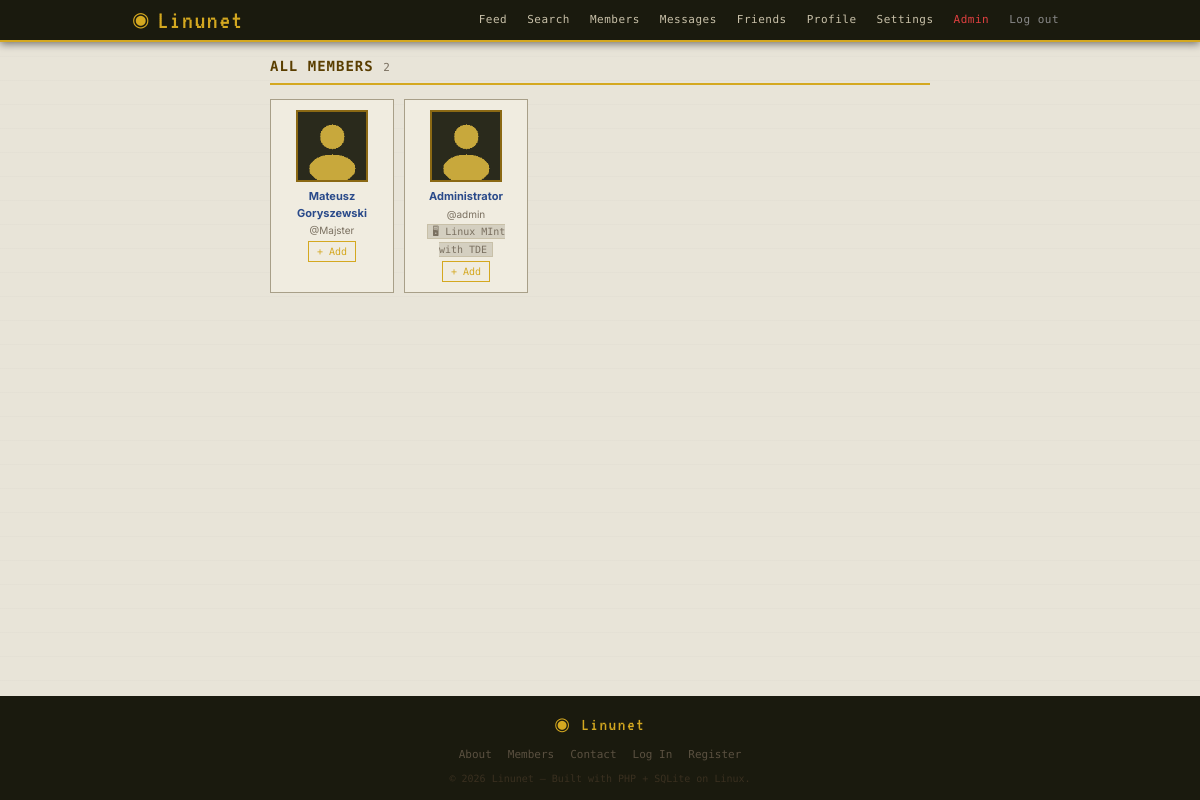
/members.php (signed in), run on the app's committed database.
### tables this page shows
CREATE TABLE users (
        id INTEGER PRIMARY KEY AUTOINCREMENT,
        username TEXT UNIQUE NOT NULL,
        email TEXT UNIQUE NOT NULL,
        password_hash TEXT NOT NULL,
        full_name TEXT NOT NULL,
        bio TEXT DEFAULT '',
        avatar TEXT DEFAULT 'default.png',
        favorite_os TEXT DEFAULT '',
        interests TEXT DEFAULT '',
        birthdate TEXT DEFAULT '',
        post_privacy TEXT DEFAULT 'public',
        is_admin INTEGER DEFAULT 0,
        created_at DATETIME DEFAULT CURRENT_TIMESTAMP
    );

### members.php (the view, shortened to what this page needs)
<?php
$db = getDB();
$page = max(1, (int)($_GET['p'] ?? 1));
$perPage = 24;
$offset = ($page - 1) * $perPage;
$total = $db->query("SELECT COUNT(*) FROM users")->fetchColumn();
$members = $db->query("SELECT id,username,full_name,avatar,favorite_os,interests,created_at FROM users ORDER BY created_at DESC LIMIT $perPage OFFSET $offset")->fetchAll();
include 'tpl_header.php';
?>
<div class="layout-single">
  <h2>All Members <span class="count"><?= number_format($total) ?></span></h2>
  <div class="members-grid">
    <?php foreach ($members as $u): ?>
    <div class="member-card">
      <a href="profile.php?u=<?= htmlspecialchars($u['username']) ?>">
        <img src="uploads/avatars/<?= htmlspecialchars($u['avatar']) ?>" class="avatar-lg" alt="">
        <p class="member-card-name"><?= htmlspecialchars($u['full_name']) ?></p>
        <p class="muted small">@<?= htmlspecialchars($u['username']) ?></p>
      </a>
      <?php if ($u['favorite_os']): ?><span class="tag">🖥 <?= htmlspecialchars($u['favorite_os']) ?></span><?php endif; ?>
      <a href="friend_action.php?action=add&id=<?= $u['id'] ?>" class="btn-add mt">+ Add</a>
    </div>
    <?php endforeach; ?>
  </div>
</div>
<?php include 'tpl_footer.php'; ?>

### style.css (style rules this page uses)
:root { --bg: #e8e4d8; --bg2: #d4cfc0; --white: #f5f2ea; --panel: #f0ece0; --border: #a89f88; --border2: #c8c0a8; --text: #1a1a0e; --text2: #4a4438; --muted: #7a7060; --link: #2a4a8a; --link-hover: #1a3060; --accent: #5a3e00; --accent2: #8b6914; --green: #1a5c1a; --red: #8b1a1a; --topbar-bg: #1a1a0e; --topbar-text: #c8c0a8; --topbar-acc: #d4a820; --topbar-h: 42px; --radius: 0px; --max-w: 960px; }
*, *::before, *::after { box-sizing: border-box; margin: 0; padding: 0; }
html { scroll-behavior: smooth; }
body { font-family: 'Inter', Tahoma, Verdana, sans-serif; font-size: 12px; background: var(--bg); color: var(--text); line-height: 1.5; background-image: repeating-linear-gradient( 0deg, transparent, transparent 23px, rgba(0,0,0,0.03) 24px ); min-height: 100vh; display: flex; flex-direction: column; }
a { color: var(--link); text-decoration: none; }
img { display: block; }
.layout-single { max-width: 660px; margin: 0 auto; }
.avatar-lg { width: 72px; height: 72px; object-fit: cover; border: 2px solid var(--border); }
.tag { font-size: 10px; color: var(--muted); font-family: 'Share Tech Mono', monospace; background: var(--bg2); padding: 1px 5px; border: 1px solid var(--border2); }
.members-grid { display: grid; grid-template-columns: repeat(auto-fill, minmax(110px, 1fr)); gap: 10px; margin-bottom: 16px; }
.member-card { background: var(--panel); border: 1px solid var(--border); padding: 10px; text-align: center; transition: border-color 0.15s; }
.member-card img { margin: 0 auto 6px; border-color: var(--accent2); }
.member-card-name { font-size: 11px; font-weight: 700; margin-bottom: 2px; }
.mt { margin-top: 5px; }
.btn-add { display: inline-block; background: transparent; color: var(--topbar-acc); border: 1px solid var(--topbar-acc); padding: 2px 8px; font-size: 10px; font-family: 'Share Tech Mono', monospace; cursor: pointer; text-decoration: none; margin-top: 3px; }
.muted { color: var(--muted); }
.small { font-size: 10px; }
.count { color: var(--muted); font-weight: 400; font-size: 11px; }
h2 { font-family: 'Share Tech Mono', monospace; font-size: 14px; text-transform: uppercase; letter-spacing: 1px; color: var(--accent); border-bottom: 2px solid var(--topbar-acc); padding-bottom: 6px; margin-bottom: 14px; }
html { height: 100%; }
body { min-height: 100vh !important; display: flex !important; flex-direction: column !important; }

### data on the page
users: avatar (placeholder picture), full_name "Mateusz Goryszewski", username "Majster"
users: avatar (placeholder picture), full_name "Administrator", username "admin", favorite_os "Linux MInt with TDE"

### other printed values
SITE_NAME "Linunet"
$total "2"
